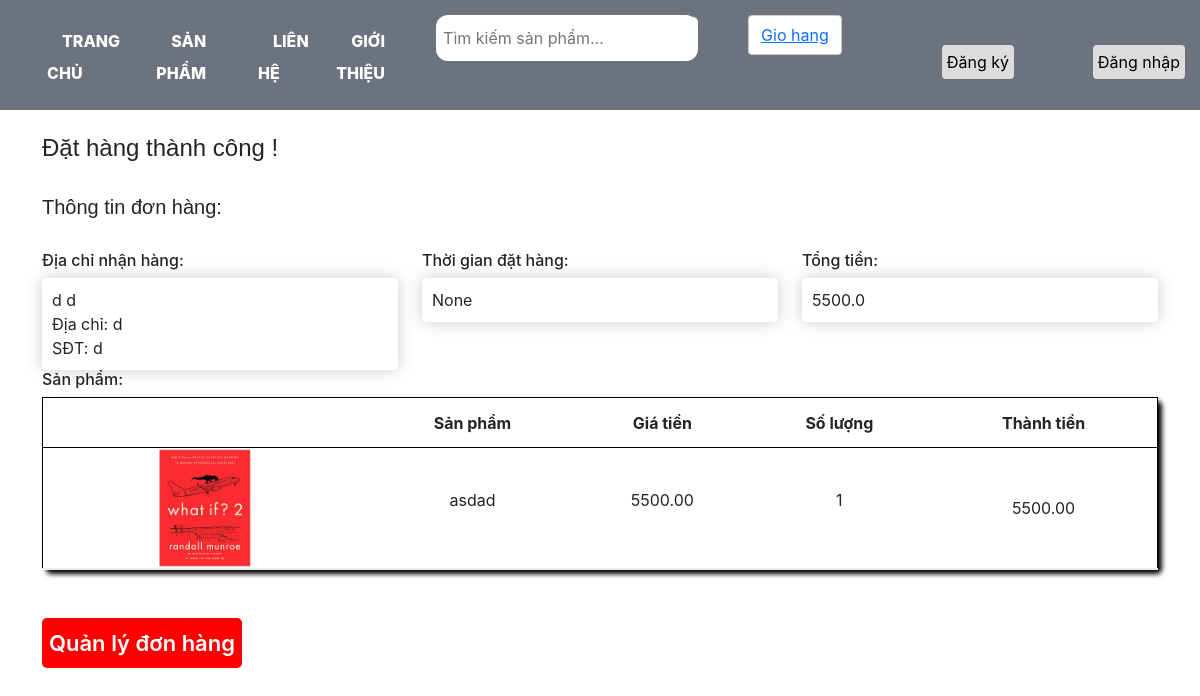
/review_order/23/, run on an earlier commit of the app's database.
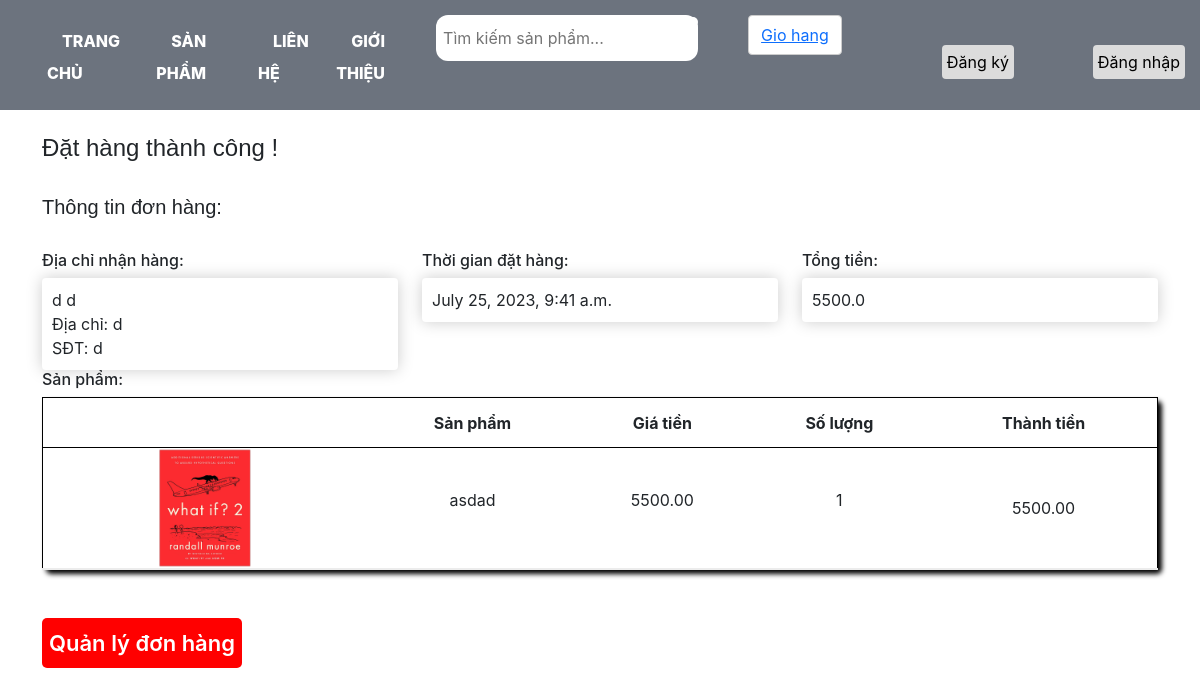
And on a later commit of the database.
### order/models.py (models this page shows)
class Order(models.Model):
    status_choices = (
        (1, "Cart"),
        (2, "Ordered"),
        (3, "Cancelled"),
    )
    total_price = models.FloatField(default=0)
    quantity = models.PositiveIntegerField(default=0)
    user = models.ForeignKey(Users, related_name='users', on_delete=models.CASCADE, null=True, blank=True)
    status = models.IntegerField(choices=status_choices, default=1)
    datetime = models.DateTimeField(null=True, blank=True)

class Users(AbstractUser):
    phone = models.CharField(max_length=10,null=True, blank=True)
    address = models.CharField(max_length=255,null=True, blank=True)
    class Meta:
        db_table = 'auth_user'

### product/views.py (the view)
# urls.py: path('review_order/<int:id>/',views.review_order, name="review_order"),
def review_order(request,id):
    order = Order.objects.get(pk=id)
    orderdetail = Order_detail.objects.filter(order=order)
    return render(request, 'product/review_order.html', {'order':order,'orderdetail':orderdetail})

### order/models.py (called while the page is built)
    def total(sefl):
        return sefl.quantity*sefl.product.discount_cost()

### product/models.py (called while the page is built)
    def discount_cost(self):
        return self.cost*(1-(self.discount/100))

### product/templates/product/review_order.html
{% extends 'product/base.html' %}
{% load static %}
{% block content %}
<br>
<h4>Đặt hàng thành công !</h4>
<br>
<h5>Thông tin đơn hàng:</h5>
<br>
<div class="row">
    <div class="col-4">
        <h6>Địa chỉ nhận hàng:</h6>
        <div class="infor">
                <li>{{order.user.first_name}} {{order.user.last_name}}</li>
                <li>Địa chỉ: {{order.user.address}}</li>
                <li>SĐT: {{order.user.phone}}</li>
        </div>
    </div>
    <div class="col-4">
        <h6>Thời gian đặt hàng:</h6>
        <div class="datetime">
            <li> {{order.datetime}}</li>
        </div>
    </div>
    <div class="col-4">
        <h6>Tổng tiền:</h6>
        <div class="total-review">
            {{order.total_price}}
        </div>
    </div>
</div>
<h6>Sản phẩm:</h6>
    {% include 'product/table_product.html' %}
<br>
<br>
<button type="button" class="order-list"><a style="text-decoration: none;color: #fff;" href ="{% url 'product:order_list' %}">Quản lý đơn hàng</button></a>
{% endblock %}

What changed in the data, as far as the page shows it:
changed Order: datetime "None" → "July 25, 2023, 9:41 a.m."
